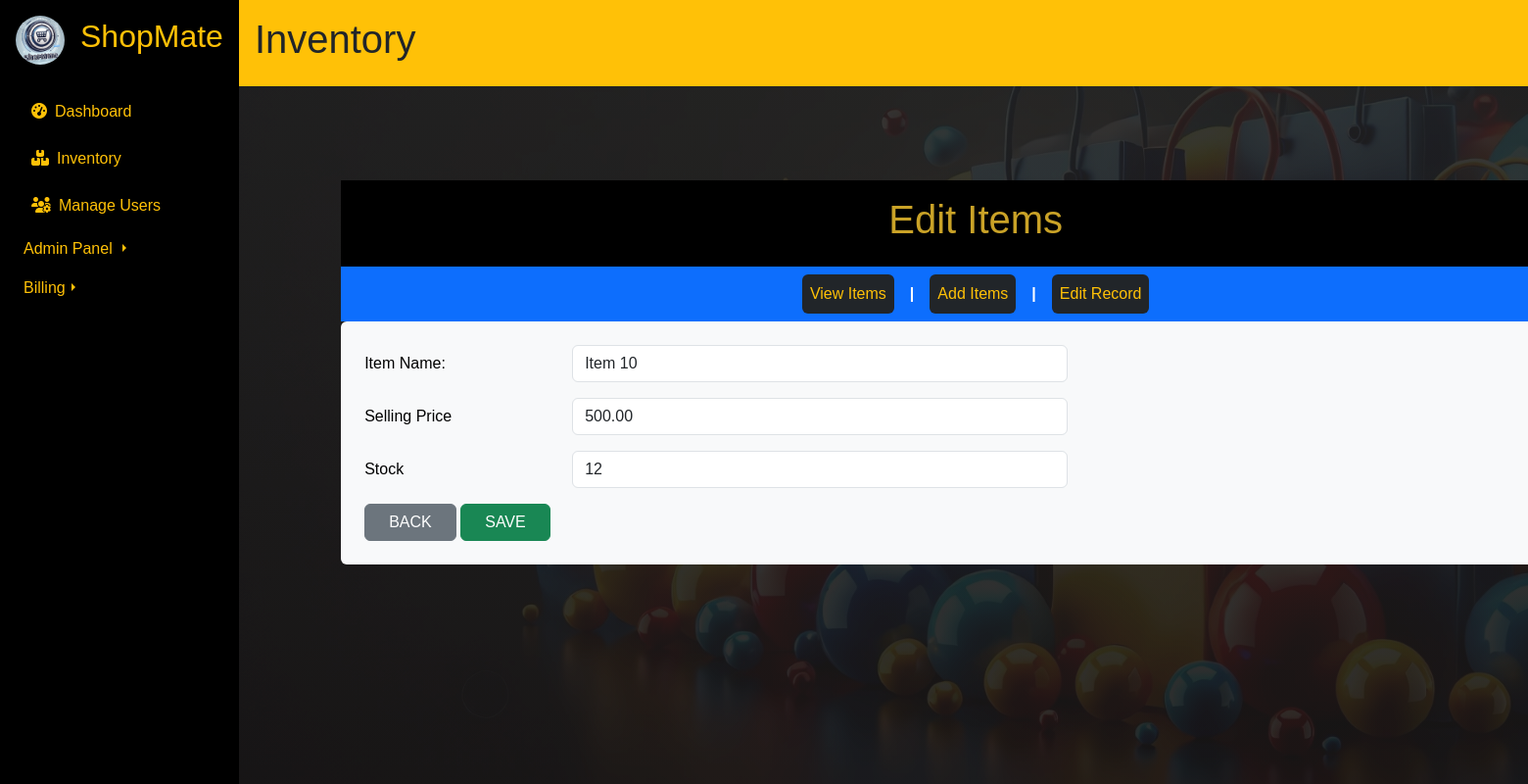
/inventory_update_inline.php?tid=1, run on the app's committed database.
### tables this page shows
CREATE TABLE IF NOT EXISTS `items` (
  `tid` int NOT NULL AUTO_INCREMENT,
  `item_name` varchar(100) NOT NULL,
  `sku` varchar(50) NOT NULL,
  `price` decimal(10,2) NOT NULL,
  `stock` int NOT NULL,
  `description` text,
  PRIMARY KEY (`tid`),
  UNIQUE KEY `sku` (`sku`)
);

### inventory_update_inline.php (the view, shortened to what this page needs)
<?php $pageTitle = "Inventory";
    include('includes/header.php');
     ?>
<?php include('includes/sidebar.php'); ?>
<?php include('includes/topbar.php'); ?>
<div class="container py-5">
<?php $crudTitle = "Edit Items";
    include('includes/inventory_nav.php'); ?>
<div class="bg-light rounded p-4">
<?php
    include 'includes/db.php';
    $i_id = $_GET['tid'];
    $sql = "SELECT * FROM items WHERE tid = {$i_id}";
    $result = mysqli_query($conn, $sql) or die("Query Unsuccessful.");
    if(mysqli_num_rows($result) > 0)  {
      while($row = mysqli_fetch_assoc($result)){
    ?>
         <form id="updateItem" class="post-form" action="inventory_update_sql.php" method="post">
                <div class="mb-3 row">
                <label class="col-sm-2 col-form-label text-black">Item Name:</label>
                    <div class="col-sm-5">
                    <input type="text" class="form-control" name="item" value="<?php echo $row['item_name'] ?>" >
                    </div>
                </div>
                <div class="mb-3 row">
                <label class="col-sm-2 col-form-label text-black">Selling Price</label>
                    <div class="col-sm-5">
                    <input type="number" class="form-control" name="price"  value="<?php echo $row['price'] ?>">
                    </div>
                </div>
                <div class="mb-3 row">
                <label class="col-sm-2 col-form-label text-black">Stock</label>
                    <div class="col-sm-5">
                    <input type="number" class="form-control" name="stock"  value="<?php echo $row['stock'] ?>">
                    </div>
                </div>
                <a href="inventory_view.php" class="btn btn-scale btn-secondary text-uppercase px-4">Back</a>
                <input class="btn btn-success btn-scale text-uppercase px-4" type="submit" value="Save">
        </form>
    <?php
      }
    }
    ?>
</div>
</div>
<?php include('includes/footer.php'); ?>

### css/style.css (style rules this page uses)
* { transition: all 0.4s ease-in-out; }
body { font-family: 'Poppins', sans-serif; color: #C9A227; }

### data on the page
items: item "Item 10", price "500.00", stock "12"

### other printed values
$pageTitle "Inventory"
$crudTitle "Edit Items"
